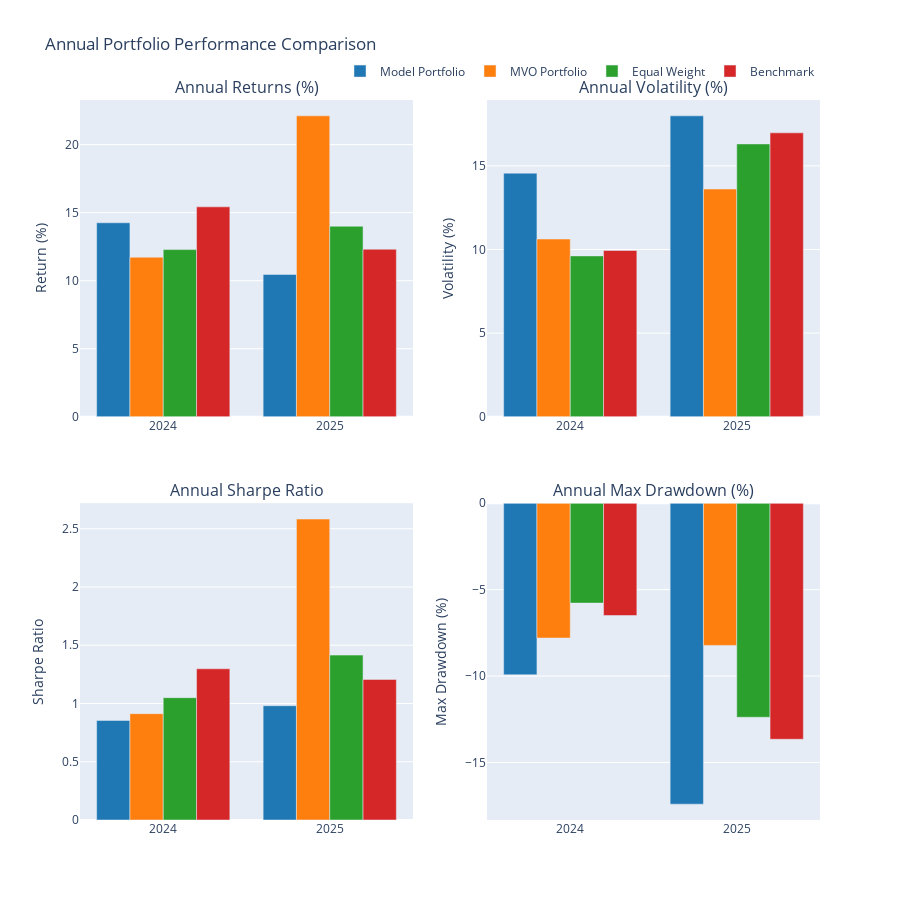

The cell this chart's notebook holds for it:
### Code cell
# Plotting
fig = make_subplots(
    rows=2, cols=2,
    subplot_titles=('Annual Returns (%)', 'Annual Volatility (%)', 
                   'Annual Sharpe Ratio', 'Annual Max Drawdown (%)'),
                   #'Annual Sortino Ratio', 'Annual Calmar Ratio'),
    vertical_spacing=0.12,
    horizontal_spacing=0.1
)

colors = ['#1f77b4', '#ff7f0e', '#2ca02c', '#d62728']
years = list(yearly_comparison['Total Return (%)'].index)

# Plot annual returns
for i, portfolio in enumerate(portfolios.keys()):
    fig.add_trace(
        go.Bar(
            x=years,
            y=yearly_comparison['Total Return (%)'][portfolio],
            name=portfolio,
            marker_color=colors[i],
            showlegend=True
        ),
        row=1, col=1
    )

# Plot annual volatility
for i, portfolio in enumerate(portfolios.keys()):
    fig.add_trace(
        go.Bar(
            x=years,
            y=yearly_comparison['Volatility (%)'][portfolio],
            name=portfolio,
            marker_color=colors[i],
            showlegend=False
        ),
        row=1, col=2
    )

# Plot annual Sharpe ratio
for i, portfolio in enumerate(portfolios.keys()):
    fig.add_trace(
        go.Bar(
            x=years,
            y=yearly_comparison['Sharpe Ratio'][portfolio],
            name=portfolio,
            marker_color=colors[i],
            showlegend=False
        ),
        row=2, col=1
    )

# Plot annual max drawdown
for i, portfolio in enumerate(portfolios.keys()):
    fig.add_trace(
        go.Bar(
            x=years,
            y=yearly_comparison['Max Drawdown (%)'][portfolio],
            name=portfolio,
            marker_color=colors[i],
            showlegend=False
        ),
        row=2, col=2
    )

# # Plot annual Sortino ratio
# for i, portfolio in enumerate(portfolios.keys()):
#     fig.add_trace(
#         go.Scatter(
#             x=years,
#             y=yearly_comparison['Sortino Ratio'][portfolio],
#             mode='lines+markers',
#             name=portfolio,
#             line=dict(color=colors[i]),
#             showlegend=False
#         ),
#         row=3, col=1
#     )

# # Plot annual Calmar ratio
# for i, portfolio in enumerate(portfolios.keys()):
#     fig.add_trace(
#         go.Scatter(
#             x=years,
#             y=yearly_comparison['Calmar Ratio'][portfolio],
#             mode='lines+markers',
#             name=portfolio,
#             line=dict(color=colors[i]),
#             showlegend=False
#         ),
#         row=3, col=2
#     )

# Update layout
fig.update_layout(
    title='Annual Portfolio Performance Comparison',
    height=900,
    showlegend=True,
    legend=dict(
        orientation="h",
        yanchor="bottom",
        y=1.02,
        xanchor="right",
        x=1
    )
)

# Update axes labels
fig.update_yaxes(title_text="Return (%)", row=1, col=1)
fig.update_yaxes(title_text="Volatility (%)", row=1, col=2)
fig.update_yaxes(title_text="Sharpe Ratio", row=2, col=1)
fig.update_yaxes(title_text="Max Drawdown (%)", row=2, col=2)
# fig.update_yaxes(title_text="Sortino Ratio", row=3, col=1)
# fig.update_yaxes(title_text="Calmar Ratio", row=3, col=2)

fig.show()

# Save the plot to a file
fig.write_html(f'{output_dir}/{train_type}/YoY_performance_{model_type}_run_{run_no}.html')
fig.write_image(f'{output_dir}/{train_type}/YoY_performance_{model_type}_run_{run_no}.png')

### Figure 1 — Plotly figure (JSON) as saved in the notebook; plotly's stock layout.template omitted (floating-point values rounded to 4 significant figures)
{"data": [{"marker": {"color": "#1f77b4"}, "name": "Model Portfolio", "showlegend": true, "type": "bar", "x": [2024, 2025], "xaxis": "x", "y": [14.26, 10.46], "yaxis": "y"}, {"marker": {"color": "#ff7f0e"}, "name": "MVO Portfolio", "showlegend": true, "type": "bar", "x": [2024, 2025], "xaxis": "x", "y": [11.73, 22.12], "yaxis": "y"}, {"marker": {"color": "#2ca02c"}, "name": "Equal Weight", "showlegend": true, "type": "bar", "x": [2024, 2025], "xaxis": "x", "y": [12.29, 14.0], "yaxis": "y"}, {"marker": {"color": "#d62728"}, "name": "Benchmark", "showlegend": true, "type": "bar", "x": [2024, 2025], "xaxis": "x", "y": [15.43, 12.31], "yaxis": "y"}, {"marker": {"color": "#1f77b4"}, "name": "Model Portfolio", "showlegend": false, "type": "bar", "x": [2024, 2025], "xaxis": "x2", "y": [14.56, 17.99], "yaxis": "y2"}, {"marker": {"color": "#ff7f0e"}, "name": "MVO Portfolio", "showlegend": false, "type": "bar", "x": [2024, 2025], "xaxis": "x2", "y": [10.63, 13.61], "yaxis": "y2"}, {"marker": {"color": "#2ca02c"}, "name": "Equal Weight", "showlegend": false, "type": "bar", "x": [2024, 2025], "xaxis": "x2", "y": [9.619, 16.31], "yaxis": "y2"}, {"marker": {"color": "#d62728"}, "name": "Benchmark", "showlegend": false, "type": "bar", "x": [2024, 2025], "xaxis": "x2", "y": [9.942, 16.97], "yaxis": "y2"}, {"marker": {"color": "#1f77b4"}, "name": "Model Portfolio", "showlegend": false, "type": "bar", "x": [2024, 2025], "xaxis": "x3", "y": [0.8543, 0.981], "yaxis": "y3"}, {"marker": {"color": "#ff7f0e"}, "name": "MVO Portfolio", "showlegend": false, "type": "bar", "x": [2024, 2025], "xaxis": "x3", "y": [0.9129, 2.583], "yaxis": "y3"}, {"marker": {"color": "#2ca02c"}, "name": "Equal Weight", "showlegend": false, "type": "bar", "x": [2024, 2025], "xaxis": "x3", "y": [1.05, 1.415], "yaxis": "y3"}, {"marker": {"color": "#d62728"}, "name": "Benchmark", "showlegend": false, "type": "bar", "x": [2024, 2025], "xaxis": "x3", "y": [1.298, 1.207], "yaxis": "y3"}, {"marker": {"color": "#1f77b4"}, "name": "Model Portfolio", "showlegend": false, "type": "bar", "x": [2024, 2025], "xaxis": "x4", "y": [-9.928, -17.41], "yaxis": "y4"}, {"marker": {"color": "#ff7f0e"}, "name": "MVO Portfolio", "showlegend": false, "type": "bar", "x": [2024, 2025], "xaxis": "x4", "y": [-7.801, -8.227], "yaxis": "y4"}, {"marker": {"color": "#2ca02c"}, "name": "Equal Weight", "showlegend": false, "type": "bar", "x": [2024, 2025], "xaxis": "x4", "y": [-5.779, -12.39], "yaxis": "y4"}, {"marker": {"color": "#d62728"}, "name": "Benchmark", "showlegend": false, "type": "bar", "x": [2024, 2025], "xaxis": "x4", "y": [-6.497, -13.66], "yaxis": "y4"}], "layout": {"annotations": [{"font": {"size": 16}, "showarrow": false, "text": "Annual Returns (%)", "x": 0.225, "xanchor": "center", "xref": "paper", "y": 1, "yanchor": "bottom", "yref": "paper"}, {"font": {"size": 16}, "showarrow": false, "text": "Annual Volatility (%)", "x": 0.775, "xanchor": "center", "xref": "paper", "y": 1, "yanchor": "bottom", "yref": "paper"}, {"font": {"size": 16}, "showarrow": false, "text": "Annual Sharpe Ratio", "x": 0.225, "xanchor": "center", "xref": "paper", "y": 0.44, "yanchor": "bottom", "yref": "paper"}, {"font": {"size": 16}, "showarrow": false, "text": "Annual Max Drawdown (%)", "x": 0.775, "xanchor": "center", "xref": "paper", "y": 0.44, "yanchor": "bottom", "yref": "paper"}], "height": 900, "legend": {"orientation": "h", "x": 1, "xanchor": "right", "y": 1.02, "yanchor": "bottom"}, "showlegend": true, "title": {"text": "Annual Portfolio Performance Comparison"}, "xaxis": {"anchor": "y", "domain": [0, 0.45]}, "xaxis2": {"anchor": "y2", "domain": [0.55, 1]}, "xaxis3": {"anchor": "y3", "domain": [0, 0.45]}, "xaxis4": {"anchor": "y4", "domain": [0.55, 1]}, "yaxis": {"anchor": "x", "domain": [0.56, 1], "title": {"text": "Return (%)"}}, "yaxis2": {"anchor": "x2", "domain": [0.56, 1], "title": {"text": "Volatility (%)"}}, "yaxis3": {"anchor": "x3", "domain": [0, 0.44], "title": {"text": "Sharpe Ratio"}}, "yaxis4": {"anchor": "x4", "domain": [0, 0.44], "title": {"text": "Max Drawdown (%)"}}}}
